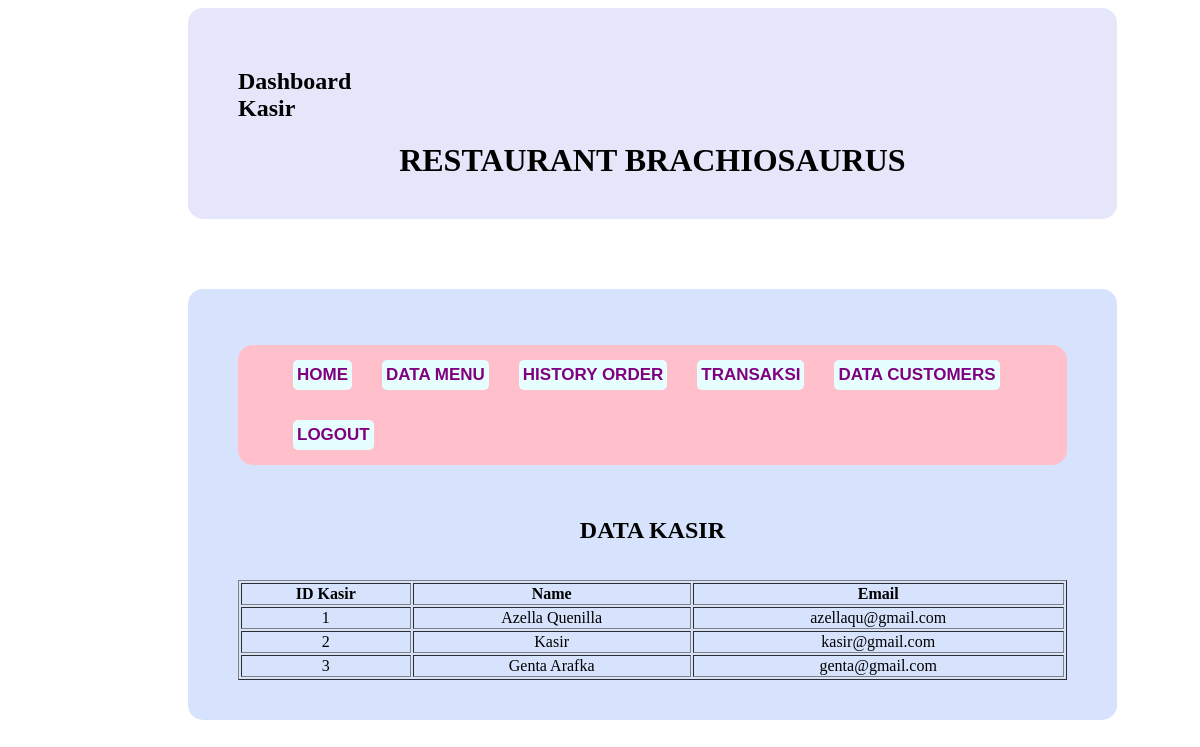
Page /PW_KasirRestoran_Syavira/kasir/index.php on the committed database.
### tables this page shows
CREATE TABLE `kasir` (
  `id_kasir` int(11) NOT NULL,
  `nama` varchar(100) NOT NULL,
  `email` varchar(100) NOT NULL,
  `password` varchar(50) NOT NULL
);

### PW_KasirRestoran_Syavira/kasir/kasir.php (the view)
  		  		<h1 class="center">DATA KASIR</h1><br><br>
<table border="1" style="text-align: center; width: 100%">
  	    <thead>
		<tr>
			<th>ID Kasir</th>
			<th>Name</th>
			<th>Email</th>
		</tr>
		</thead>
		<tbody>
		<tr>
			<?php $ambil = $koneksi->query("SELECT * FROM kasir"); ?>
  		<?php while($pecah = $ambil->fetch_assoc()){ ?>
			<td><?php echo $pecah ['id_kasir']; ?></td>
			<td><?php echo $pecah ['nama']; ?></td>
			<td><?php echo $pecah ['email']; ?></td>
		</tr>
		<?php } ?>
		</tbody>
	    </table>

### PW_KasirRestoran_Syavira/css/style.css (style rules this page uses)
.center { width: -moz-fit-content; width: -webkit-fit-content; width: fit-content; margin: auto; }

### rows in the picture
kasir: id_kasir "1", nama "Azella Quenilla", email "azellaqu@gmail.com"
kasir: id_kasir "2", nama "Kasir", email "kasir@gmail.com"
kasir: id_kasir "3", nama "Genta Arafka", email "genta@gmail.com"
